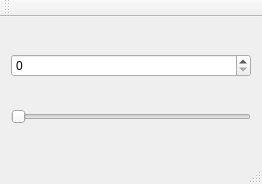
<?xml version="1.0" encoding="UTF-8"?>
<ui version="4.0">
 <class>MainWindow</class>
 <widget class="QMainWindow" name="MainWindow">
  <property name="geometry">
   <rect>
    <x>0</x>
    <y>0</y>
    <width>262</width>
    <height>184</height>
   </rect>
  </property>
  <property name="windowTitle">
   <string>MainWindow</string>
  </property>
  <widget class="QWidget" name="centralWidget">
   <layout class="QVBoxLayout" name="verticalLayout">
    <item>
     <widget class="QSpinBox" name="spinBox">
      <property name="maximum">
       <number>200</number>
      </property>
     </widget>
    </item>
    <item>
     <widget class="QSlider" name="horizontalSlider">
      <property name="maximum">
       <number>200</number>
      </property>
      <property name="orientation">
       <enum>Qt::Horizontal</enum>
      </property>
     </widget>
    </item>
   </layout>
  </widget>
  <widget class="QMenuBar" name="menuBar">
   <property name="geometry">
    <rect>
     <x>0</x>
     <y>0</y>
     <width>262</width>
     <height>23</height>
    </rect>
   </property>
  </widget>
  <widget class="QToolBar" name="mainToolBar">
   <attribute name="toolBarArea">
    <enum>TopToolBarArea</enum>
   </attribute>
   <attribute name="toolBarBreak">
    <bool>false</bool>
   </attribute>
  </widget>
  <widget class="QStatusBar" name="statusBar"/>
 </widget>
 <layoutdefault spacing="6" margin="11"/>
 <resources/>
 <connections/>
</ui>
